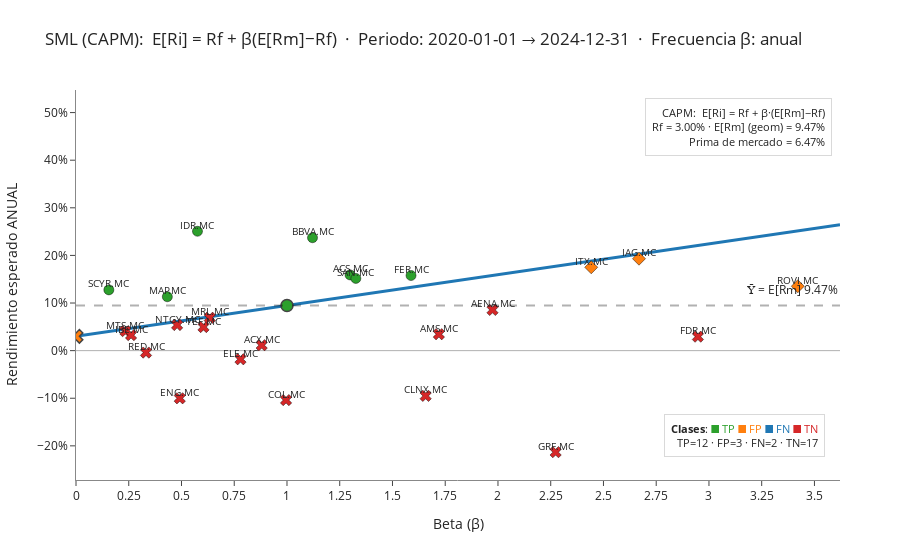

The notebook cell this image was saved under:
### Markdown cell above
## Visualización de la Security Market Line (SML)

Se genera un gráfico interactivo con Plotly:
- Se dibuja la SML (recta CAPM).
- Se marcan el activo sin riesgo (Rf) y el mercado.
- Se representan los activos por clase, con colores y símbolos distintos.
- Se añaden anotaciones con la fórmula CAPM y la leyenda de clases.

---

### Code cell
# GRÁFICO Plotly — SML ANUAL (uniforme con el mensual)
# -----------------------------
fig = go.Figure()

# SML (desde β=0)
fig.add_trace(go.Scatter(
    x=betas_line, y=E_R_line, mode='lines',
    line=dict(width=3),
    showlegend=False,
    name='SML'
))

# Y medio del mercado (E[Rm]) — etiqueta a la DERECHA
fig.add_hline(
    y=E_Rm_ann, line_dash="dash", line_width=2,
    annotation_text=f"Ȳ = E[Rm] {E_Rm_ann:.2%}",
    annotation_position="top right", annotation_yshift=6
)

# Rf (β=0)
fig.add_trace(go.Scatter(
    x=[0], y=[rf_anual], mode='markers',
    marker=dict(symbol='x', size=12, line=dict(width=1.5)),
    showlegend=False,
    name='Rf',
    hovertemplate="<b>Activo sin riesgo</b><br>β=0.00<br>Rendimiento= %{y:.2%}<extra></extra>"
))

# Mercado (β=1)
fig.add_trace(go.Scatter(
    x=[1], y=[E_Rm_ann], mode='markers',
    marker=dict(size=12, line=dict(width=1.5)),
    showlegend=False,
    name='Mercado',
    hovertemplate="<b>Mercado</b><br>β=1.00<br>E[Rm]= %{y:.2%}<extra></extra>"
))

# Activos por clase (4 trazas): colores/símbolos distintos, sin leyenda
for cls in ['TP','FP','FN','TN']:
    sub = df_points[df_points['Class'] == cls]
    if sub.empty:
        continue
    fig.add_trace(go.Scatter(
        x=sub['Beta'],
        y=sub['E_Ri_ann_geom'],
        mode='markers',
        marker=dict(
            size=10,
            symbol=class_symbol[cls],
            color=class_color[cls],
            line=dict(width=1, color='rgba(0,0,0,0.45)')
        ),
        showlegend=False,
        name=f'Activos {cls}',
        hovertemplate=(
            "<b>%{customdata[0]}</b><br>"
            f"Clase = {cls} "
            "(%{customdata[8]})<br>"
            f"n = %{{customdata[7]}} {periodo_label}<br>"
            "β = %{x:.3f} | E[Ri] (geom, anual) = %{y:.2%}<br>"
            "E[Rm] = %{customdata[1]:.2%} | Rf = %{customdata[2]:.2%}<br>"
            "<b>CAPM</b>: E[Ri]_CAPM = Rf + β·(E[Rm]−Rf) = "
            "%{customdata[2]:.2%} + %{x:.3f}·(%{customdata[1]:.2%} − %{customdata[2]:.2%}) "
            "= %{customdata[3]:.2%}<br>"
            "α (excesos) = %{customdata[4]:.2%} | R² = %{customdata[5]:.3f}<br>"
            "Mispricing = E[Ri] − E[Ri]_CAPM = %{customdata[6]:.2%}"
            "<extra></extra>"
        ),
        customdata=np.stack([
            sub['Ticker'],
            np.full(len(sub), E_Rm_ann),
            np.full(len(sub), rf_anual),
            sub['E_Ri_CAPM'],
            sub['Alpha_excesos'],
            sub['R2'],
            sub['Mispricing'],
            sub['N_obs'],
            np.where(
                (sub['E_Ri_ann_geom'] >= E_Rm_ann) & (sub['E_Ri_ann_geom'] >= sub['E_Ri_CAPM']),
                "↑media & ↑SML",
                np.where(
                    (sub['E_Ri_ann_geom'] >= E_Rm_ann) & (sub['E_Ri_ann_geom'] < sub['E_Ri_CAPM']),
                    "↑media & ↓SML",
                    np.where(
                        (sub['E_Ri_ann_geom'] < E_Rm_ann) & (sub['E_Ri_ann_geom'] >= sub['E_Ri_CAPM']),
                        "↓media & ↑SML",
                        "↓media & ↓SML"
                    )
                )
            )
        ], axis=-1)
    ))

# Etiquetas (texto sobre cada punto)
fig.add_trace(go.Scatter(
    x=df_points['Beta'],
    y=df_points['E_Ri_ann_geom'],
    mode='text',
    text=df_points['Ticker'],
    textposition='top center',
    textfont=dict(size=10),
    showlegend=False,
    name='Etiquetas'
))

# -----------------------------
# Caja de FÓRMULA — ARRIBA-DERECHA (dentro del gráfico)
# -----------------------------
nota_formula = (
    "CAPM:  E[Ri] = Rf + β·(E[Rm]−Rf)"
    f"<br>Rf = {rf_anual:.2%} · E[Rm] (geom) = {E_Rm_ann:.2%}"
    f"<br>Prima de mercado = {market_premium:.2%}"
)
fig.add_annotation(
    xref="paper", yref="paper",
    x=0.99, y=0.98, xanchor="right", yanchor="top",
    text=nota_formula, showarrow=False, align="right",
    bordercolor="rgba(0,0,0,0.15)", borderwidth=1,
    bgcolor="rgba(255,255,255,0.90)", font=dict(size=11),
    borderpad=6
)

# -----------------------------
# Caja de CLASES — ABAJO-DERECHA (dentro del gráfico)
# -----------------------------
nota_clases = (
    "<b>Clases</b>: "
    f"<span style='color:{class_color['TP']}'>■ TP</span> "
    f"<span style='color:{class_color['FP']}'>■ FP</span> "
    f"<span style='color:{class_color['FN']}'>■ FN</span> "
    f"<span style='color:{class_color['TN']}'>■ TN</span>"
    f"<br>TP={cTP} · FP={cFP} · FN={cFN} · TN={cTN}"
)
fig.add_annotation(
    xref="paper", yref="paper",
    x=0.98, y=0.06,                # abajo-derecha
    xanchor="right", yanchor="bottom",
    text=nota_clases, showarrow=False, align="right",
    bordercolor="rgba(0,0,0,0.15)", borderwidth=1,
    bgcolor="rgba(255,255,255,0.90)", font=dict(size=11),
    borderpad=6
)

# Layout (sin leyenda) con márgenes moderados
fig.update_layout(
    template='simple_white',
    title=("SML (CAPM):  E[Ri] = Rf + β(E[Rm]−Rf)  ·  "
           f"Periodo: {start_date} → {end_date}  ·  Frecuencia β: {freq_label}"),
    xaxis_title="Beta (β)",
    yaxis_title="Rendimiento esperado ANUAL",
    margin=dict(l=40, r=60, t=90, b=80),
    hovermode='closest',
    showlegend=False
)

# Ejes (β desde 0 para que la recta parta en Rf visible)
fig.update_xaxes(
    range=[beta_min, beta_max],
    zeroline=True, zerolinewidth=1, zerolinecolor="#B0B0B0",
    showline=True, linecolor="#888", dtick=0.25
)
fig.update_yaxes(
    range=[y_min, y_max],
    zeroline=True, zerolinewidth=1, zerolinecolor="#B0B0B0",
    showline=True, linecolor="#888", tickformat=".0%"
)

fig.show()

### Figure 1 — Plotly figure (JSON) as saved in the notebook; plotly's stock layout.template omitted (floating-point values rounded to 4 significant figures; data arrays with more than 128 entries replaced by an {"elided": "..."} marker saying what was removed)
{"data": [{"line": {"width": 3}, "mode": "lines", "name": "SML", "showlegend": false, "type": "scatter", "x": {"elided": "200 float values"}, "y": {"elided": "200 float values"}}, {"hovertemplate": "<b>Activo sin riesgo</b><br>β=0.00<br>Rendimiento= %{y:.2%}<extra></extra>", "marker": {"line": {"width": 1.5}, "size": 12, "symbol": "x"}, "mode": "markers", "name": "Rf", "showlegend": false, "type": "scatter", "x": [0], "y": [0.03]}, {"hovertemplate": "<b>Mercado</b><br>β=1.00<br>E[Rm]= %{y:.2%}<extra></extra>", "marker": {"line": {"width": 1.5}, "size": 12}, "mode": "markers", "name": "Mercado", "showlegend": false, "type": "scatter", "x": [1], "y": [0.09471]}, {"customdata": [["BKT.MC", 0.09471, 0.03, -0.06505, 0.3345, 0.5944, 0.3095, 4, "↑media & ↑SML"], ["CABK.MC", 0.09471, 0.03, -0.06387, 0.3437, 0.5642, 0.3203, 4, "↑media & ↑SML"], ["LOG.MC", 0.09471, 0.03, -0.0328, 0.2081, 0.7622, 0.1976, 4, "↑media & ↑SML"], ["UNI.MC", 0.09471, 0.03, -0.01514, 0.1928, 0.1276, 0.1705, 4, "↑media & ↑SML"], ["SAB.MC", 0.09471, 0.03, -0.0044, 0.5346, 0.1042, 0.5219, 4, "↑media & ↑SML"], ["SCYR.MC", 0.09471, 0.03, 0.04008, 0.08936, 0.04473, 0.08753, 4, "↑media & ↑SML"], ["MAP.MC", 0.09471, 0.03, 0.05801, 0.05686, 0.2287, 0.05516, 4, "↑media & ↑SML"], ["IDR.MC", 0.09471, 0.03, 0.06726, 0.1841, 0.4069, 0.1835, 4, "↑media & ↑SML"], ["BBVA.MC", 0.09471, 0.03, 0.1025, 0.1376, 0.6161, 0.1346, 4, "↑media & ↑SML"], ["ACS.MC", 0.09471, 0.03, 0.114, 0.06047, 0.3585, 0.04504, 4, "↑media & ↑SML"], ["SAN.MC", 0.09471, 0.03, 0.1158, 0.03785, 0.9641, 0.03582, 4, "↑media & ↑SML"], ["FER.MC", 0.09471, 0.03, 0.1328, 0.0308, 0.9253, 0.02497, 4, "↑media & ↑SML"]], "hovertemplate": "<b>%{customdata[0]}</b><br>Clase = TP (%{customdata[8]})<br>n = %{customdata[7]} años<br>β = %{x:.3f} | E[Ri] (geom, anual) = %{y:.2%}<br>E[Rm] = %{customdata[1]:.2%} | Rf = %{customdata[2]:.2%}<br><b>CAPM</b>: E[Ri]_CAPM = Rf + β·(E[Rm]−Rf) = %{customdata[2]:.2%} + %{x:.3f}·(%{customdata[1]:.2%} − %{customdata[2]:.2%}) = %{customdata[3]:.2%}<br>α (excesos) = %{customdata[4]:.2%} | R² = %{customdata[5]:.3f}<br>Mispricing = E[Ri] − E[Ri]_CAPM = %{customdata[6]:.2%}<extra></extra>", "marker": {"color": "#2ca02c", "line": {"color": "rgba(0,0,0,0.45)", "width": 1}, "size": 10, "symbol": "circle"}, "mode": "markers", "name": "Activos TP", "showlegend": false, "type": "scatter", "x": [-1.469, -1.451, -0.9704, -0.6975, -0.5316, 0.1557, 0.4329, 0.5758, 1.121, 1.299, 1.326, 1.588], "y": [0.2444, 0.2564, 0.1648, 0.1554, 0.5175, 0.1276, 0.1132, 0.2507, 0.2371, 0.1591, 0.1516, 0.1577]}, {"customdata": [["ITX.MC", 0.09471, 0.03, 0.188, 0.002719, 0.947, -0.013, 4, "↑media & ↓SML"], ["IAG.MC", 0.09471, 0.03, 0.2027, 0.05533, 0.3431, -0.009584, 4, "↑media & ↓SML"], ["ROVI.MC", 0.09471, 0.03, 0.2514, 0.01908, 0.3958, -0.1161, 4, "↑media & ↓SML"]], "hovertemplate": "<b>%{customdata[0]}</b><br>Clase = FP (%{customdata[8]})<br>n = %{customdata[7]} años<br>β = %{x:.3f} | E[Ri] (geom, anual) = %{y:.2%}<br>E[Rm] = %{customdata[1]:.2%} | Rf = %{customdata[2]:.2%}<br><b>CAPM</b>: E[Ri]_CAPM = Rf + β·(E[Rm]−Rf) = %{customdata[2]:.2%} + %{x:.3f}·(%{customdata[1]:.2%} − %{customdata[2]:.2%}) = %{customdata[3]:.2%}<br>α (excesos) = %{customdata[4]:.2%} | R² = %{customdata[5]:.3f}<br>Mispricing = E[Ri] − E[Ri]_CAPM = %{customdata[6]:.2%}<extra></extra>", "marker": {"color": "#ff7f0e", "line": {"color": "rgba(0,0,0,0.45)", "width": 1}, "size": 10, "symbol": "diamond"}, "mode": "markers", "name": "Activos FP", "showlegend": false, "type": "scatter", "x": [2.442, 2.668, 3.421], "y": [0.175, 0.1931, 0.1352]}, {"customdata": [["REP.MC", 0.09471, 0.03, -0.104, 0.2302, 0.8363, 0.195, 4, "↓media & ↑SML"], ["ANA.MC", 0.09471, 0.03, -0.04502, 0.06437, 0.2088, 0.02743, 4, "↓media & ↑SML"]], "hovertemplate": "<b>%{customdata[0]}</b><br>Clase = FN (%{customdata[8]})<br>n = %{customdata[7]} años<br>β = %{x:.3f} | E[Ri] (geom, anual) = %{y:.2%}<br>E[Rm] = %{customdata[1]:.2%} | Rf = %{customdata[2]:.2%}<br><b>CAPM</b>: E[Ri]_CAPM = Rf + β·(E[Rm]−Rf) = %{customdata[2]:.2%} + %{x:.3f}·(%{customdata[1]:.2%} − %{customdata[2]:.2%}) = %{customdata[3]:.2%}<br>α (excesos) = %{customdata[4]:.2%} | R² = %{customdata[5]:.3f}<br>Mispricing = E[Ri] − E[Ri]_CAPM = %{customdata[6]:.2%}<extra></extra>", "marker": {"color": "#1f77b4", "line": {"color": "rgba(0,0,0,0.45)", "width": 1}, "size": 10, "symbol": "triangle-up"}, "mode": "markers", "name": "Activos FN", "showlegend": false, "type": "scatter", "x": [-2.071, -1.159], "y": [0.09104, -0.0176]}, {"customdata": {"elided": "17x9 mixed values"}, "hovertemplate": "<b>%{customdata[0]}</b><br>Clase = TN (%{customdata[8]})<br>n = %{customdata[7]} años<br>β = %{x:.3f} | E[Ri] (geom, anual) = %{y:.2%}<br>E[Rm] = %{customdata[1]:.2%} | Rf = %{customdata[2]:.2%}<br><b>CAPM</b>: E[Ri]_CAPM = Rf + β·(E[Rm]−Rf) = %{customdata[2]:.2%} + %{x:.3f}·(%{customdata[1]:.2%} − %{customdata[2]:.2%}) = %{customdata[3]:.2%}<br>α (excesos) = %{customdata[4]:.2%} | R² = %{customdata[5]:.3f}<br>Mispricing = E[Ri] − E[Ri]_CAPM = %{customdata[6]:.2%}<extra></extra>", "marker": {"color": "#d62728", "line": {"color": "rgba(0,0,0,0.45)", "width": 1}, "size": 10, "symbol": "x"}, "mode": "markers", "name": "Activos TN", "showlegend": false, "type": "scatter", "x": [-1.402, -0.2564, 0.2343, 0.2609, 0.3319, 0.4792, 0.4918, 0.6042, 0.6339, 0.7796, 0.8801, 0.9955, 1.657, 1.72, 1.974, 2.273, 2.948], "y": [-0.1825, -0.2417, 0.04098, 0.03256, -0.004124, 0.05378, -0.1001, 0.04951, 0.069, -0.01816, 0.01132, -0.1039, -0.09507, 0.03445, 0.08546, -0.2133, 0.02935]}, {"mode": "text", "name": "Etiquetas", "showlegend": false, "text": ["REP.MC", "BKT.MC", "CABK.MC", "ANE.MC", "ANA.MC", "LOG.MC", "UNI.MC", "SAB.MC", "SLR.MC", "SCYR.MC", "MTS.MC", "IBE.MC", "RED.MC", "MAP.MC", "NTGY.MC", "ENG.MC", "IDR.MC", "TEF.MC", "MRL.MC", "ELE.MC", "ACX.MC", "COL.MC", "BBVA.MC", "ACS.MC", "SAN.MC", "FER.MC", "CLNX.MC", "AMS.MC", "AENA.MC", "GRF.MC", "ITX.MC", "IAG.MC", "FDR.MC", "ROVI.MC"], "textfont": {"size": 10}, "textposition": "top center", "type": "scatter", "x": [-2.071, -1.469, -1.451, -1.402, -1.159, -0.9704, -0.6975, -0.5316, -0.2564, 0.1557, 0.2343, 0.2609, 0.3319, 0.4329, 0.4792, 0.4918, 0.5758, 0.6042, 0.6339, 0.7796, 0.8801, 0.9955, 1.121, 1.299, 1.326, 1.588, 1.657, 1.72, 1.974, 2.273, 2.442, 2.668, 2.948, 3.421], "y": [0.09104, 0.2444, 0.2564, -0.1825, -0.0176, 0.1648, 0.1554, 0.5175, -0.2417, 0.1276, 0.04098, 0.03256, -0.004124, 0.1132, 0.05378, -0.1001, 0.2507, 0.04951, 0.069, -0.01816, 0.01132, -0.1039, 0.2371, 0.1591, 0.1516, 0.1577, -0.09507, 0.03445, 0.08546, -0.2133, 0.175, 0.1931, 0.02935, 0.1352]}], "layout": {"annotations": [{"showarrow": false, "text": "Ȳ = E[Rm] 9.47%", "x": 1, "xanchor": "right", "xref": "x domain", "y": 0.09471, "yanchor": "bottom", "yref": "y", "yshift": 6}, {"align": "right", "bgcolor": "rgba(255,255,255,0.90)", "bordercolor": "rgba(0,0,0,0.15)", "borderpad": 6, "borderwidth": 1, "font": {"size": 11}, "showarrow": false, "text": "CAPM:  E[Ri] = Rf + β·(E[Rm]−Rf)<br>Rf = 3.00% · E[Rm] (geom) = 9.47%<br>Prima de mercado = 6.47%", "x": 0.99, "xanchor": "right", "xref": "paper", "y": 0.98, "yanchor": "top", "yref": "paper"}, {"align": "right", "bgcolor": "rgba(255,255,255,0.90)", "bordercolor": "rgba(0,0,0,0.15)", "borderpad": 6, "borderwidth": 1, "font": {"size": 11}, "showarrow": false, "text": "<b>Clases</b>: <span style='color:#2ca02c'>■ TP</span> <span style='color:#ff7f0e'>■ FP</span> <span style='color:#1f77b4'>■ FN</span> <span style='color:#d62728'>■ TN</span><br>TP=12 · FP=3 · FN=2 · TN=17", "x": 0.98, "xanchor": "right", "xref": "paper", "y": 0.06, "yanchor": "bottom", "yref": "paper"}], "hovermode": "closest", "margin": {"b": 80, "l": 40, "r": 60, "t": 90}, "shapes": [{"line": {"dash": "dash", "width": 2}, "type": "line", "x0": 0, "x1": 1, "xref": "x domain", "y0": 0.09471, "y1": 0.09471, "yref": "y"}], "showlegend": false, "title": {"text": "SML (CAPM):  E[Ri] = Rf + β(E[Rm]−Rf)  ·  Periodo: 2020-01-01 → 2024-12-31  ·  Frecuencia β: anual"}, "xaxis": {"dtick": 0.25, "linecolor": "#888", "range": [0, 3.621], "showline": true, "title": {"text": "Beta (β)"}, "zeroline": true, "zerolinecolor": "#B0B0B0", "zerolinewidth": 1}, "yaxis": {"linecolor": "#888", "range": [-0.2717, 0.5475], "showline": true, "tickformat": ".0%", "title": {"text": "Rendimiento esperado ANUAL"}, "zeroline": true, "zerolinecolor": "#B0B0B0", "zerolinewidth": 1}}}
